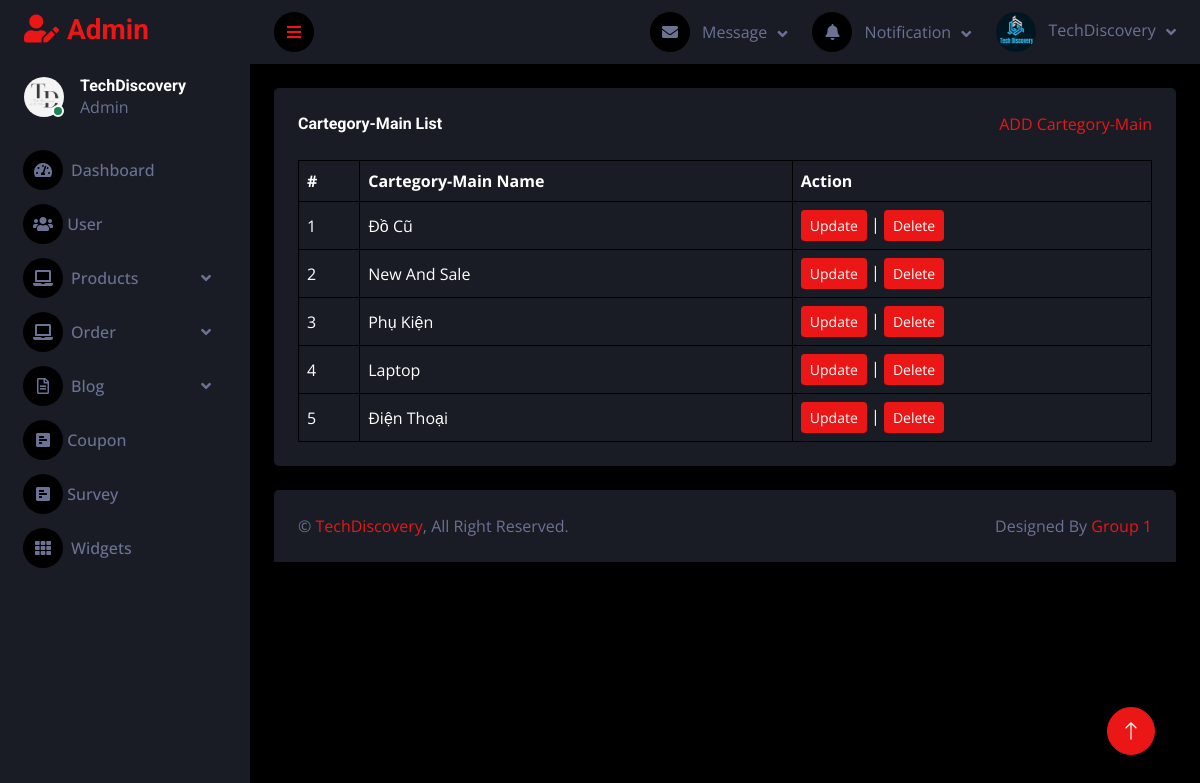
Before: /admin/cartegory_mainlist.php with the older database file.
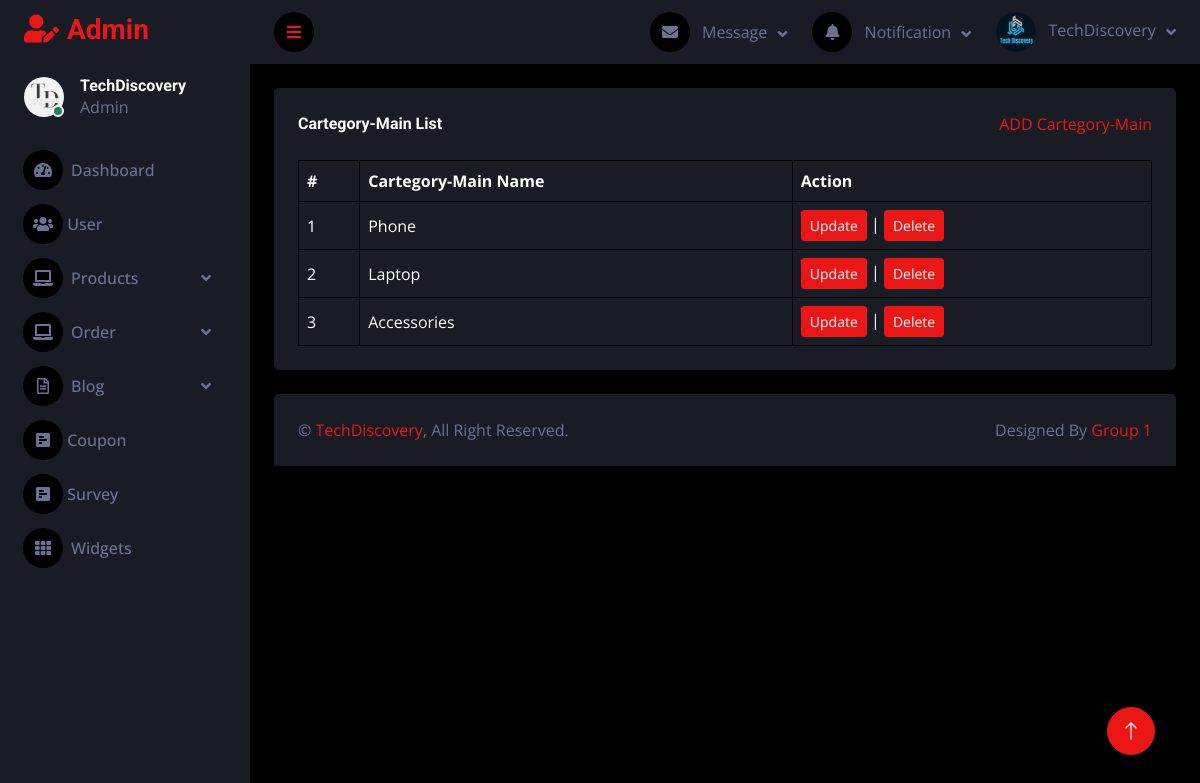
After: the same page with the newer database file.
### tables this page shows
CREATE TABLE `tbl_cartegory_main` (
  `cartegory_main_id` int(11) NOT NULL,
  `cartegory_main_name` varchar(255) NOT NULL
);

### admin/database.php (called while the page is built, shortened)
<?php
class Database
{
    public $host = DB_HOST;
    public $user = DB_USER;
    public $pass = DB_PASS;
    public $dbname = DB_NAME;
    public $link;
    private function connectDB()
    {
        try {
            $this->link = new mysqli($this->host, $this->user, $this->pass, $this->dbname);
        } catch (Exception $e) {
            echo "Error: " . $e->getMessage();
        }
    }
    public function select($query)
    {
        try {
            $result = $this->link->query($query);
            if ($result->num_rows > 0) {
                return $result;
            } else {
                return false;
            }
        } catch (Exception $e) {
            echo "Error: " . $e->getMessage();
        }
    }
}
?>

### admin/class/cartegory_main_class.php (called while the page is built, shortened)
<?php
    include 'database.php';
?>
<?php
    class cartegory_main {
        private $db;
        public function __construct()
        {
            $this -> db = new Database();
        }
        public function show_cartegory_main() {
            $query = "SELECT * FROM tbl_cartegory_main ORDER BY cartegory_main_id DESC";
            $result = $this->db->select($query);
            return $result;
        }
    }
?>

### admin/cartegory_mainlist.php (the view, shortened to what this page needs)
<?php
include "header.php";
include "sidebar.php";
include "navbar.php";
include "class/cartegory_main_class.php";
?>
<div class="container-fluid pt-4 px-4">
    <div class="bg-secondary text-center rounded p-4">
        <div class="d-flex align-items-center justify-content-between mb-4">
            <h6 class="mb-0">Cartegory-Main List</h6>
            <a href="cartegory_main_add.php">ADD Cartegory-Main</a>
        </div>
        <div class="table-responsive">
            <table class="table text-start align-middle table-bordered table-hover mb-0">
                <thead>
                    <tr class="text-white">
                        <th scope="col">#</th>
                        <th scope="col">Cartegory-Main Name</th>
                        <th scope="col">Action</th>
                    </tr>
                </thead>
                <tbody>
                    <?php
                    $cartegory_main = new cartegory_main;
                    $show_cartegory_main = $cartegory_main->show_cartegory_main();
                    if ($show_cartegory_main) {
                        $i = 0;
                        while ($result = $show_cartegory_main->fetch_assoc()) {
                            $i++;
                    ?>
                            <tr>
                                <td><?php echo $i ?></td>
                                <td><?php echo $result['cartegory_main_name'] ?></td>
                                <td>
                                    <a class="btn btn-sm btn-primary" href="cartegory_mainedit.php?cartegory_main_id=<?php echo $result['cartegory_main_id'] ?>">Update</a> |
                                    <a class="btn btn-sm btn-primary" href="#" onclick="confirmDelete(<?php echo $result['cartegory_main_id']; ?>)">Delete</a>
                                </td>
                            </tr>
                    <?php
                        }
                    }
                    ?>
                </tbody>
            </table>
        </div>
    </div>
</div>
<?php
include "footer.php";
?>

Changed rows visible on the page:
removed tbl_cartegory_main: cartegory_main_name "Đồ Cũ"
removed tbl_cartegory_main: cartegory_main_name "New And Sale"
changed tbl_cartegory_main: cartegory_main_name "Phụ Kiện" → "Phone"
changed tbl_cartegory_main: cartegory_main_name "Điện Thoại" → "Accessories"
